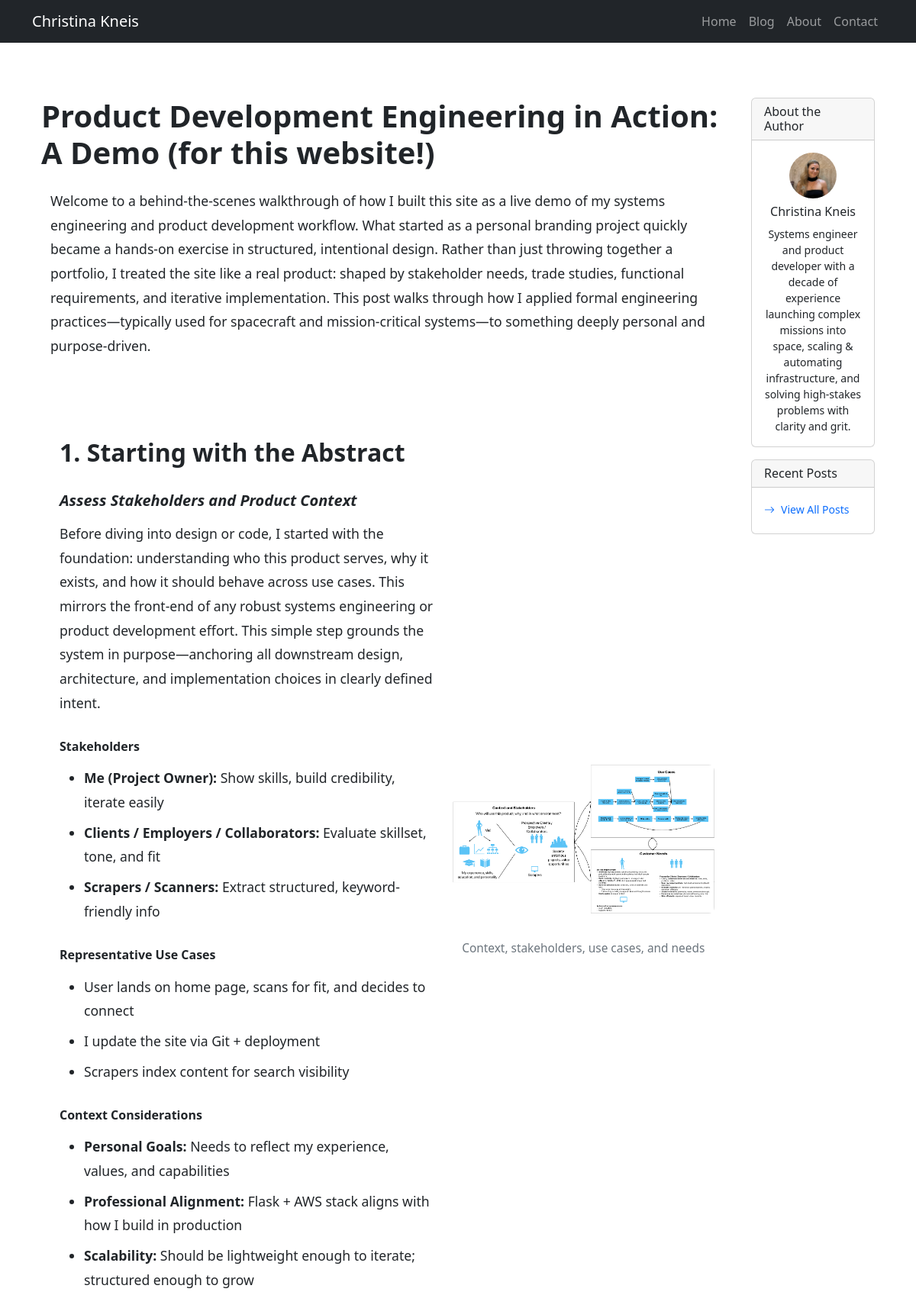
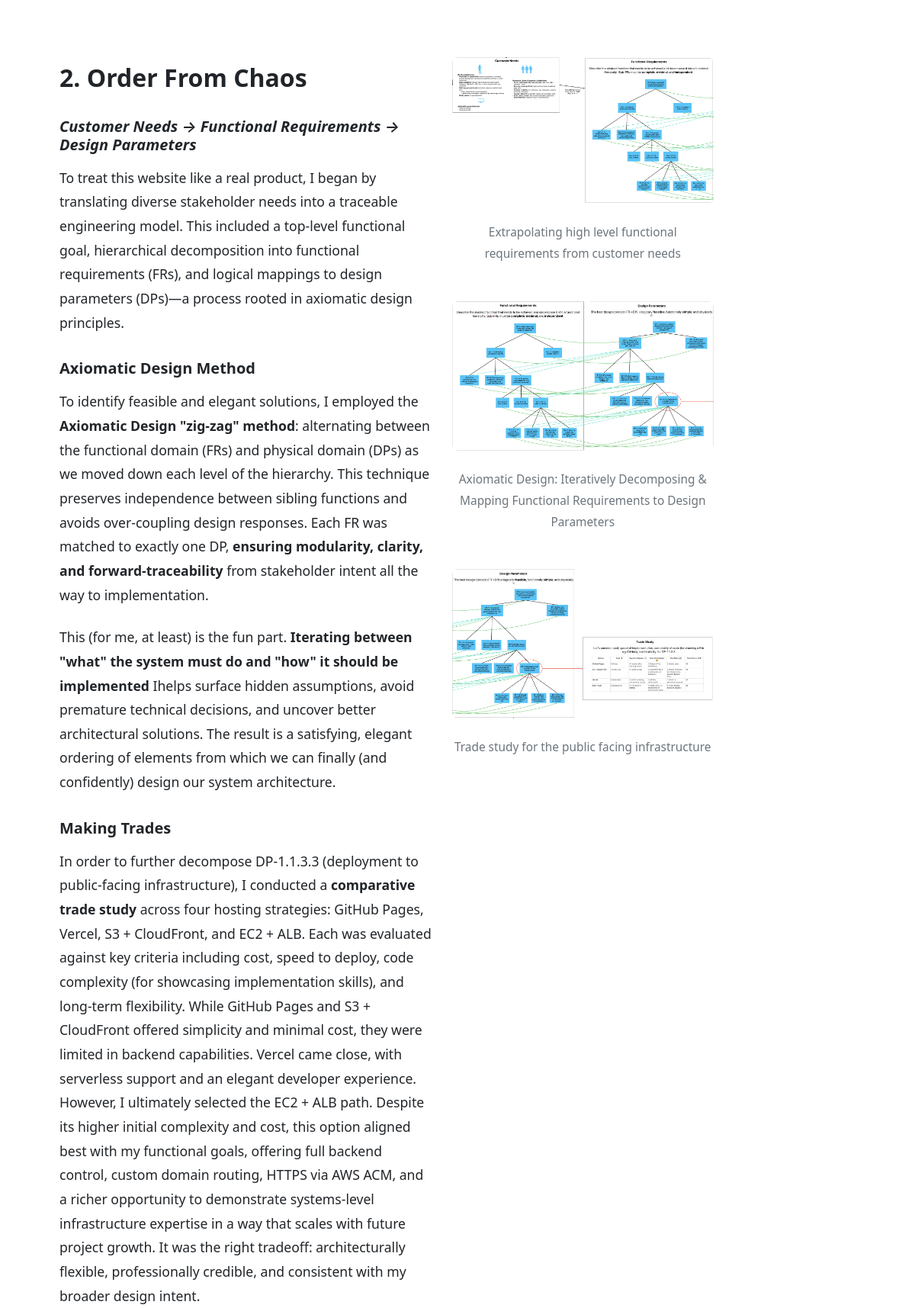
Page /posts/product-development-engineering-in-action-a-demo-for-this-website (upper part) on the committed database (2 pictures, top to bottom).
### app/models.py (models this page shows, shortened)
class Post(db.Model):
    id = db.Column(db.Integer, primary_key=True)
    title = db.Column(db.String(200), nullable=False)
    slug = db.Column(db.String(200), unique=True, nullable=False)
    content = db.Column(db.Text, nullable=False)
    content_html = db.Column(db.Text, nullable=False)
    content_type = db.Column(db.String(20), default='markdown')  # 'markdown' or 'html'
    preview = db.Column(db.Text, nullable=False)
    image = db.Column(db.String(200))
    published = db.Column(db.Boolean, default=False)
    featured = db.Column(db.Boolean, default=False)
    show_dates = db.Column(db.Boolean, default=True)  # Control whether dates are displayed
    display_order = db.Column(db.Integer, default=0)  # Custom ordering for posts
    created_at = db.Column(db.DateTime, default=datetime.utcnow)
    updated_at = db.Column(db.DateTime, default=datetime.utcnow, onupdate=datetime.utcnow)

### app/routes.py (the view)
@main_bp.route("/posts/<slug>")
def post(slug):
    post = Post.query.filter_by(slug=slug, published=True).first()
    if post:
        return render_template('post.html', post=post)
    else:
        abort(404)

### app/templates/post.html (shortened to what this page needs)
{% extends "base.html" %}
{% block content %}
<div class="container-fluid mt-4">
    <div class="row">
        <div class="col-lg-10">
            <header class="mb-4">
                <h1 class="fw-bolder mb-1">{{ post.title }}</h1>
            </header>
            <article class="mb-4">
                <div class="post-content">
                    {{ post.content_html|safe }}
                </div>
            </article>
        </div>
        <div class="col-lg-2">
            <div class="card mb-3">
                <div class="card-header py-2">
                    <h6 class="mb-0">About the Author</h6>
                </div>
                <div class="card-body text-center py-3">
                    <img src="{{ url_for('static', filename='assets/home/me.png') }}"
                         alt="Christina Kneis"
                         class="img-fluid rounded-circle mb-2"
                         style="max-height: 60px;" />
                    <h6 class="card-title mb-2">Christina Kneis</h6>
                    <p class="card-text small">
                        Systems engineer and product developer with a decade of experience
                        launching complex missions into space, scaling & automating infrastructure,
                        and solving high-stakes problems with clarity and grit.
                    </p>
                </div>
            </div>
            <div class="card mb-3">
                <div class="card-header py-2">
                    <h6 class="mb-0">Recent Posts</h6>
                </div>
                <div class="card-body py-3">
                    <ul class="list-unstyled mb-0">
                        <li class="mb-1">
                            <a href="{{ url_for('main.home') }}" class="text-decoration-none small">
                                <i class="bi bi-arrow-right me-2"></i>View All Posts
                            </a>
                        </li>
                    </ul>
                </div>
            </div>
        </div>
    </div>
</div>
{% endblock %}

### app/templates/post.html (style rules this page uses)
.post-content { font-size: 1.1rem; line-height: 1.8; }
.post-content h1, .post-content h2, .post-content h3, .post-content h4, .post-content h5, .post-content h6 { margin-top: 2rem; margin-bottom: 1rem; font-weight: 600; }
.post-content h2 { font-size: 2rem; }
.post-content h5 { font-size: 1.25rem; }
.post-content h6 { font-size: 1rem; }
.post-content p { margin-bottom: 1.5rem; }
.post-content ul, .post-content ol { margin-bottom: 1.5rem; padding-left: 2rem; }
.post-content li { margin-bottom: 0.5rem; }
.post-content img { max-width: 100%; height: auto; border-radius: 0.5rem; margin: 1.5rem 0; }

### rows in the picture
Post: title "Product Development Engineering in Action: A Demo (for this website!)", content_html "Welcome to a behind-the-scenes walkthrough of how I built this site as a live demo of my systems engineering and product development workflow. What started as a personal branding project quickly became a hands-on exercise in structured, intentional design. Rather than just throwing together a portfolio, I treated the site like a real product: shaped by stakeholder needs, trade studies, functional requirements, and iterative implementation. This post walks through how I applied formal engineering practices—typically used for spacecraft and mission-critical systems—to something deeply personal and purpose-driven. 1. Starting with the Abstract Assess Stakeholders and Product Context Before…", content_html (picture)
